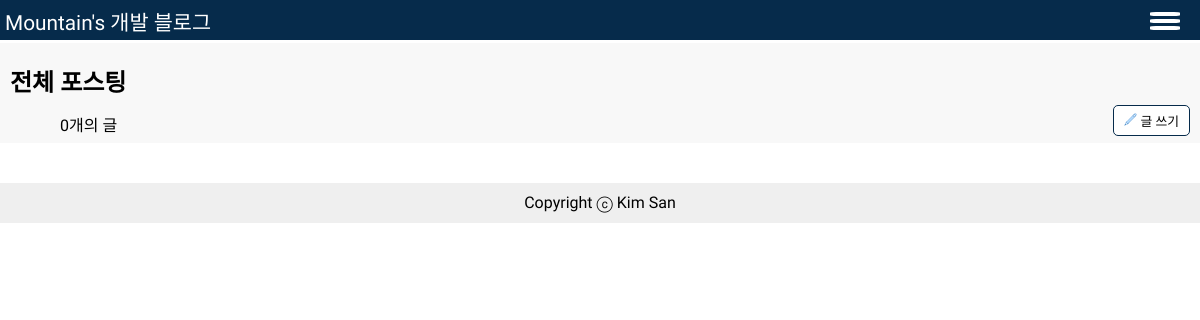
Page /home/ on the earlier database version.
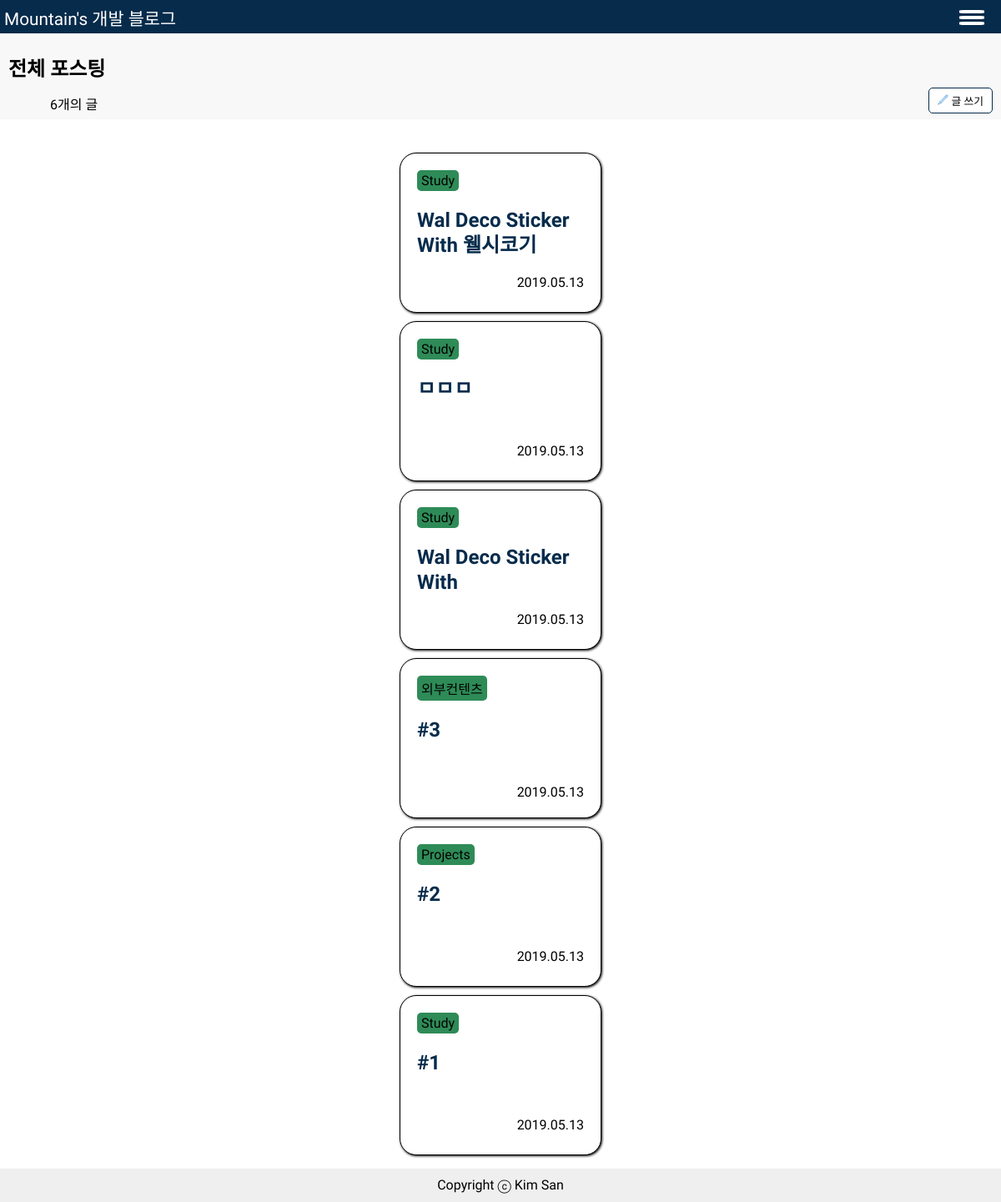
Same page on the later database version.
### home/models.py (models this page shows, shortened)
class Post(models.Model):
    title = models.CharField(max_length=30)
    category = models.CharField(max_length=10, choices=categories, default='Study')
    content = RichTextField()
    created_date = models.DateTimeField(auto_now_add=True)
    updated_date = models.DateTimeField(auto_now=True)
    slug = models.SlugField(allow_unicode=True, unique=True)
    class Meta:
        db_table = 'Posts'
        ordering = ('-created_date',)
    def get_absolute_url(self):
        return reverse('home:post_detail', args=[self.slug])

### home/views.py (the view)
# urls.py: 2. Add a URL to urlpatterns:  path('', views.home, name='home')
def home(request):
    posts = Post.objects.all()
    return render(request, "home/home.html", {'posts': posts})

### home/templates/home/home.html (shortened to what this page needs)
{% extends 'home/layout.html' %}
{% block header %}
    {% load static %}
    <link href="{% static 'css/post_list.css' %}" type="text/css" rel="stylesheet">
{% endblock %}
{% block content %}
    <div id="page_title">
        <h2>전체 포스팅</h2>
        <p>{{ posts.count }}개의 글</p>
        <a id="post_button" href="{% url 'home:post_create' %}">
            <img src="{% static 'images/pencil2.svg' %}" id="pencil_icon">
            글 쓰기
        </a>
    </div>
    <div class="content">
        <section>
            <ul class="grid-post">
                {% for post in posts %}
                    <li>
                        <p id="category">{{ post.category }}</p>
                        <a href="{{ post.get_absolute_url }}">
                            <h2 id="post-title">{{ post.title }}</h2>
                        </a>
                        <p id="date">{{ post.created_date|date:"Y.m.d" }}</p>
                </li>
                    {% endfor %}
            </ul>
        </section>
    </div>
{% endblock %}

### home/templates/home/layout.html (shortened to what this page needs)
<!DOCTYPE html>
{% load static %}
<html lang="en">
<head>
    <link href="{% static 'css/common.css' %}" type="text/css" rel="stylesheet">
    {% block header %}
    {% endblock %}
</head>
<body>
    <header>
        <p>Mountain's 개발 블로그</p>
            <div id="nav-icon">
                <span></span>
                <span></span>
                <span></span>
            </div>
    </header>
    {% block content %}
    {% endblock %}
    <footer>
        <p>Copyright ⓒ Kim San</p>
    </footer>
</body>
</html>

### home/static/css/common.css (style rules this page uses)
html, body { padding: 0; margin : 0; width : 100%; height: 100%; font-family: 'Stylish', sans-serif; }
header { position: fixed; box-sizing: border-box; height: 40px; width: 100%; padding: 5px; background-color: #062B4B; display: block; top: 0; z-index: 1000; }
header p { float: left; margin: auto; margin-top: 8px; font-size : 1.3em; color: white; position: relative; margin-right: 20%; line-height: 100%; }
#nav-icon { float: right; position: relative; height: 35px; width: 60px; margin: auto; cursor: pointer; -webkit-transform: rotate(0deg); -moz-transform: rotate(0deg); -o-transform: rotate(0deg); transform: rotate(0deg); -webkit-transition: 0.5s ease-in-out; -moz-transition: 0.5s ease-in-out; -o-transition: 0.5s ease-in-out; transition: 0.5s ease-in-out; }
#nav-icon span { left: 15px; border-radius : 20%; display: block; position: absolute; height: 4px; width: 30px; background-color: white; opacity: 1; -webkit-transfrom: rotate(0deg); -moz-transform: rotate(0deg); -o-transform: rotate(0deg); transform: rotate(0deg); -webkit-transition: 0.25s ease-in-out; -moz-transition: 0.25s ease-in-out; -o-transition: 0.25s ease-in-out; transition: 0.25s ease-in-out; }
#nav-icon span:nth-child(1) { top: 6.5px; }
#nav-icon span:nth-child(2) { top: 13.5px; }
#nav-icon span:nth-child(3) { top: 20.5px; }
.content { position: relative; margin: 40px 5px 5px 5px; }
section p { position: relative; }
footer { width: 100%; height: 40px; position: relative; bottom: 0; background-color: #efefef; text-align: center; }
footer p { line-height: 40px; }

### home/static/css/post_list.css (style rules this page uses)
#page_title { position: relative; clear: both; margin-top: 40px; background-color: #F8F8F8; height: 100px; width: 100%; border-top: 3px solid white; font-family: 'Nanum Myeongjo', serif; }
#page_title h2 { text-indent: 10px; margin-bottom: 7px; }
#page_title p { margin-top: 7px; text-indent: 60px; display: inline-block; }
#post_button { position: relative; float: right; margin-right: 10px; padding: 5px 10px; background-color: white; color: black; border-radius: 5px; border: 1px solid #062B4B; font-size: 0.8em; font-family: 'Nanum Myeongjo', serif; text-decoration: none; }
#pencil_icon { width: 13px; height: 13px; }
.grid-post { list-style-type: none; padding: 0; }
.grid-post li { position: relative; width: 200px; margin: 10px auto; height: 150px; background-color: white; padding: 20px; border-radius: 20px; box-shadow: 1px 1px 3px; border: 1px solid black; }
.grid-post li a { width: 100%; height: 100%; color: #062B4B; text-decoration: none; }
p#category { text-align: left; margin: 0; background-color: seagreen; border-radius: 5px; display: inline-block; padding: 3px 5px; }
#post-title { display: -webkit-box; display: -ms-flexbox; display: box; vertical-align: top; overflow: hidden; text-overflow: ellipsis; width: 200px; line-height: 30px; height: 60px; word-wrap: break-word; -webkit-line-clamp: 2; -webkit-box-orient: vertical; text-align: left; }
#date { text-align: right; }

Differences in the rows shown:
added Post: category "Study", title "Wal Deco Sticker With 웰시코기", created_date "2019.05.13"
added Post: category "Study", title "ㅁㅁㅁ", created_date "2019.05.13"
added Post: category "Study", title "Wal Deco Sticker With", created_date "2019.05.13"
added Post: category "외부컨텐츠", title "#3", created_date "2019.05.13"
added Post: category "Projects", title "#2", created_date "2019.05.13"
added Post: category "Study", title "#1", created_date "2019.05.13"
Other differences:
{{ posts.count }}: "0" → "6"
